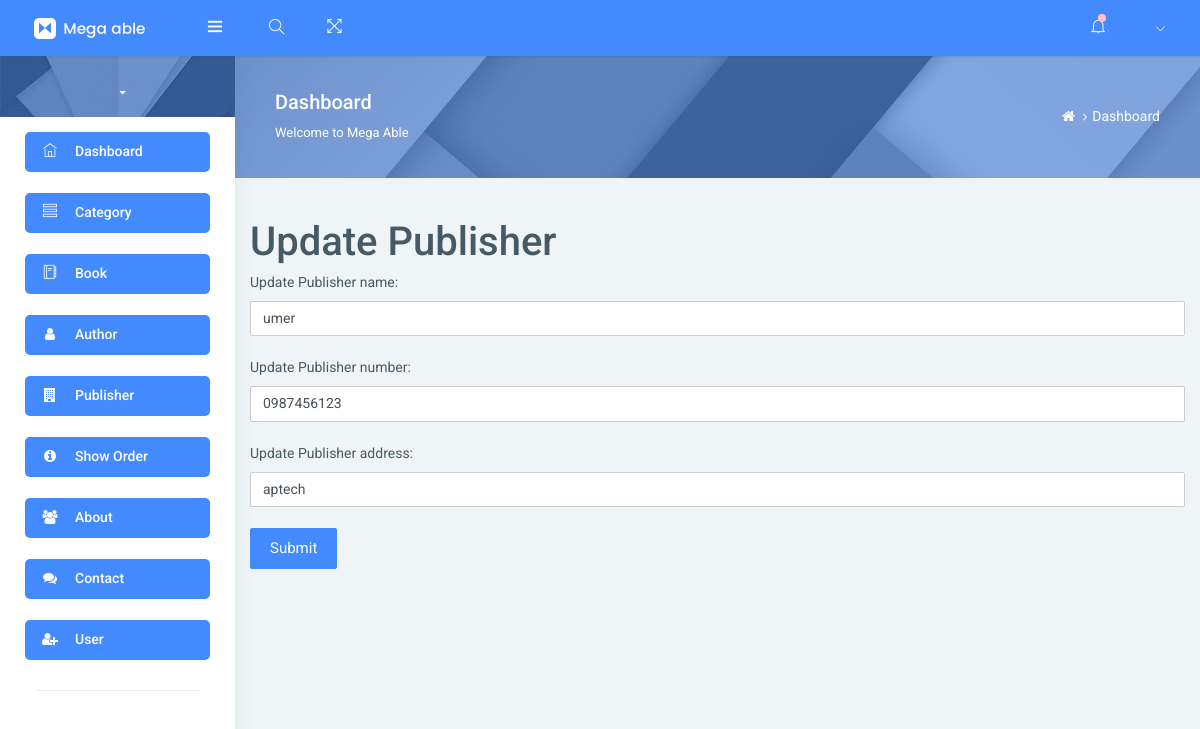
Page /admin/updatePublisher.php?update=1 on the committed database.
### tables this page shows
CREATE TABLE `publisher` (
  `id` int(11) NOT NULL,
  `name` varchar(30) NOT NULL,
  `number` varchar(15) NOT NULL,
  `Address` varchar(40) NOT NULL
);

### admin/updatePublisher.php (the view, shortened to what this page needs)
<!DOCTYPE html>
<html lang="en">
<head>
</head>
<body>
    <?php include "header.php";
$i = $_GET["update"];
$query="SELECT * FROM `publisher` WHERE id = $i";
$result=mysqli_query($conn,$query);
$row=mysqli_fetch_array($result);
    ?>
    <div class="container">
        <br><br>
    <form action="" method="post">
    <h1>Update Publisher</h1>
    <label>Update Publisher name:</label>
    <input type="text" name="name" placeholder="Update your Publisher name" class="form-control" value = <?php echo "$row[1]"; ?> required>
    <br>
    <label>Update Publisher number:</label>
    <input type="text" name="number" placeholder="Update your Publisher number" class="form-control" value = <?php echo "$row[2]"; ?> required>
    <br>
    <label>Update Publisher address:</label>
    <input type="text" name="address" placeholder="Update your Publisher address" class="form-control" value = <?php echo "$row[3]"; ?> required>
    <br>
    <button type="submit" name="btn" class="btn btn-primary">Submit</button>
    </form>
    </div>
    <?php include "footer.php"; ?>
</body>
</html>

### rows in the picture
publisher: name "umer", number "0987456123", address "aptech"
